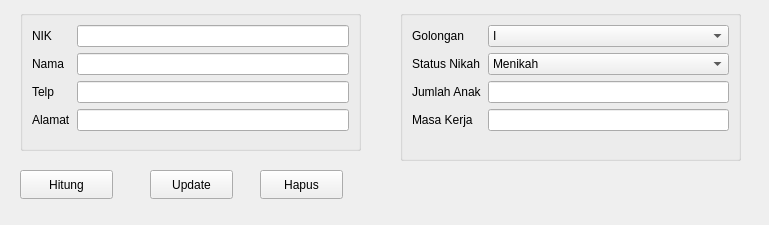
<?xml version="1.0" encoding="UTF-8"?>
<ui version="4.0">
 <class>FormKaryawan</class>
 <widget class="QWidget" name="FormKaryawan">
  <property name="geometry">
   <rect>
    <x>0</x>
    <y>0</y>
    <width>769</width>
    <height>225</height>
   </rect>
  </property>
  <property name="windowTitle">
   <string>Form</string>
  </property>
  <widget class="QGroupBox" name="formGroupBox">
   <property name="geometry">
    <rect>
     <x>400</x>
     <y>10</y>
     <width>341</width>
     <height>151</height>
    </rect>
   </property>
   <layout class="QFormLayout" name="formLayout">
    <item row="0" column="0">
     <widget class="QLabel" name="golonganLabel">
      <property name="text">
       <string>Golongan</string>
      </property>
     </widget>
    </item>
    <item row="0" column="1">
     <widget class="QComboBox" name="golonganComboBox">
      <item>
       <property name="text">
        <string>I</string>
       </property>
      </item>
      <item>
       <property name="text">
        <string>II</string>
       </property>
      </item>
      <item>
       <property name="text">
        <string>III</string>
       </property>
      </item>
      <item>
       <property name="text">
        <string>IV</string>
       </property>
      </item>
     </widget>
    </item>
    <item row="1" column="0">
     <widget class="QLabel" name="statusNikahLabel">
      <property name="text">
       <string>Status Nikah</string>
      </property>
     </widget>
    </item>
    <item row="1" column="1">
     <widget class="QComboBox" name="statusNikahComboBox">
      <item>
       <property name="text">
        <string>Menikah</string>
       </property>
      </item>
      <item>
       <property name="text">
        <string>Belum Menikah</string>
       </property>
      </item>
     </widget>
    </item>
    <item row="2" column="0">
     <widget class="QLabel" name="jumlahAnakLabel">
      <property name="text">
       <string>Jumlah Anak</string>
      </property>
     </widget>
    </item>
    <item row="2" column="1">
     <widget class="QLineEdit" name="jumlahAnakLineEdit"/>
    </item>
    <item row="3" column="0">
     <widget class="QLabel" name="masaKerjaLabel">
      <property name="text">
       <string>Masa Kerja</string>
      </property>
     </widget>
    </item>
    <item row="3" column="1">
     <widget class="QLineEdit" name="masaKerjaLineEdit"/>
    </item>
   </layout>
  </widget>
  <widget class="QPushButton" name="pushButton">
   <property name="geometry">
    <rect>
     <x>20</x>
     <y>170</y>
     <width>93</width>
     <height>29</height>
    </rect>
   </property>
   <property name="text">
    <string>Hitung</string>
   </property>
  </widget>
  <widget class="QGroupBox" name="formGroupBox_2">
   <property name="geometry">
    <rect>
     <x>20</x>
     <y>10</y>
     <width>341</width>
     <height>141</height>
    </rect>
   </property>
   <layout class="QFormLayout" name="formLayout_2">
    <item row="1" column="0">
     <widget class="QLabel" name="namaLabel">
      <property name="text">
       <string>Nama</string>
      </property>
     </widget>
    </item>
    <item row="1" column="1">
     <widget class="QLineEdit" name="namaLineEdit"/>
    </item>
    <item row="2" column="0">
     <widget class="QLabel" name="telpLabel">
      <property name="text">
       <string>Telp</string>
      </property>
     </widget>
    </item>
    <item row="2" column="1">
     <widget class="QLineEdit" name="telpLineEdit"/>
    </item>
    <item row="3" column="0">
     <widget class="QLabel" name="alamatLabel">
      <property name="text">
       <string>Alamat</string>
      </property>
     </widget>
    </item>
    <item row="3" column="1">
     <widget class="QLineEdit" name="alamatLineEdit"/>
    </item>
    <item row="0" column="1">
     <widget class="QLineEdit" name="nIKLineEdit"/>
    </item>
    <item row="0" column="0">
     <widget class="QLabel" name="nIKLabel">
      <property name="text">
       <string>NIK</string>
      </property>
     </widget>
    </item>
   </layout>
  </widget>
  <widget class="QPushButton" name="pushButton_2">
   <property name="geometry">
    <rect>
     <x>150</x>
     <y>170</y>
     <width>83</width>
     <height>29</height>
    </rect>
   </property>
   <property name="text">
    <string>Update</string>
   </property>
  </widget>
  <widget class="QPushButton" name="pushButton_3">
   <property name="geometry">
    <rect>
     <x>260</x>
     <y>170</y>
     <width>83</width>
     <height>29</height>
    </rect>
   </property>
   <property name="text">
    <string>Hapus</string>
   </property>
  </widget>
 </widget>
 <resources/>
 <connections/>
</ui>
